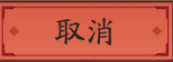
#> input picture tasks/HeroTest/as/as_bcmj_reset_close.png, 173 x 62 px
$ python -i runtime.py   (imports and definitions only)
#> lines starting #> are read from the running program, lines starting #| are printed output that depends on the picture
# This Python file uses the following encoding: utf-8
from __future__ import annotations

import os
import pickle
import threading
import time
import uuid
from concurrent.futures import ThreadPoolExecutor
from dataclasses import dataclass
from pathlib import Path
from typing import Any, Callable

import cv2
import numpy as np
from numpy import fromfile, uint8

from module.base.utils import is_approx_rectangle
from module.logger import logger


@dataclass(slots=True)
class ImageServerSettings:
    """图像服务运行时配置，统一描述缓存 TTL、容量和 worker 数量。"""

    frame_cache_expire_seconds: float = 3.0
    frame_cache_max_count: int = 24
    template_cache_expire_seconds: int = 3600
    template_cache_max_count: int = 200
    worker_count: int = 0
    cleanup_interval_seconds: float = 60.0

    @classmethod
    def from_dict(cls, data: dict[str, Any] | None) -> "ImageServerSettings":
        """
        从配置字典构造运行时设置对象。

        缺失字段会回退到默认值，便于部署配置按需覆盖少数字段。
        """
        if not data:
            return cls()
        return cls(
            frame_cache_expire_seconds=float(data.get("frame_cache_expire_seconds", 3.0)),
            frame_cache_max_count=int(data.get("frame_cache_max_count", 24)),
            template_cache_expire_seconds=int(data.get("template_cache_expire_seconds", 3600)),
            template_cache_max_count=int(data.get("template_cache_max_count", 200)),
            worker_count=int(data.get("worker_count", 0)),
            cleanup_interval_seconds=float(data.get("cleanup_interval_seconds", 60.0)),
        )


@dataclass(slots=True)
class FrameEntry:
    """单张已注册截图在服务端缓存中的条目。"""

    frame_id: str
    config_name: str
    image: np.ndarray
    created_at: float
    last_access_at: float

    # [4 lines left out: function shape, not called in this run]


@dataclass(slots=True)
class TemplateEntry:
    """模板缓存条目，保存模板图像及其派生匹配数据。"""

    template_key: str
    file_path: str
    fingerprint: str
    image_rgb: np.ndarray
    image_gray: np.ndarray
    loaded_at: float
    last_access_at: float
    sift_kp: Any = None
    sift_des: np.ndarray | None = None

    @property
    def shape(self) -> tuple[int, ...]:
        """返回模板图像的形状，便于调试与预热接口返回。"""
        return tuple(int(v) for v in self.image_rgb.shape)


class ImageTaskScheduler:
    """图像服务内部的轻量任务调度器，负责统一提交批量匹配任务。"""

    def __init__(self, worker_count: int = 0) -> None:
        """
        Args:
            worker_count: 显式指定 worker 数量；为 0 时按 CPU 核数自动推导，且最少为 1。
        """
#> called with worker_count = 0
        self.worker_count = max(1, worker_count or (os.cpu_count() or 1))
        self._executor = ThreadPoolExecutor(
            max_workers=self.worker_count,
            thread_name_prefix="image_worker",
        )
        self._pending_lock = threading.Lock()
        self._pending = 0

    # [16 lines left out: functions submit, stats, not called in this run]

    def shutdown(self) -> None:
        """关闭线程池，并取消尚未开始执行的后台任务。"""
        self._executor.shutdown(wait=False, cancel_futures=True)

    # [4 lines left out: function _on_done, not called in this run]


class ImageRuntime:
    """图像服务运行时主体，统一管理缓存、调度器和各类匹配 RPC。"""

    def __init__(self, settings: dict[str, Any] | ImageServerSettings | None = None) -> None:
        """
        Args:
            settings: 允许传入字典或 `ImageServerSettings`；为空时使用默认缓存与调度配置。
        """
        if isinstance(settings, ImageServerSettings):
            self.settings = settings
        else:
            self.settings = ImageServerSettings.from_dict(settings)

        self._lock = threading.RLock()
        # 短生命周期截图缓存：按 frame_id 复用同一张截图的多次匹配请求。
        self._frames: dict[str, FrameEntry] = {}
        # 每个脚本配置当前有效的截图帧；新截图注册时会替换同配置旧帧。
        self._config_frames: dict[str, str] = {}
        # 长生命周期模板缓存：按文件指纹复用模板图与派生数据。
        self._templates: dict[str, TemplateEntry] = {}
        self._scheduler = ImageTaskScheduler(self.settings.worker_count)
        self._sift = None
        # 运行时诊断统计，仅用于调试缓存命中、失效和淘汰情况。
        self._cache_stats = {
            "frame_hits": 0,
            "frame_misses": 0,
            "frame_evictions": 0,
            "frame_replacements": 0,
            "template_hits": 0,
            "template_misses": 0,
            "template_evictions": 0,
            "template_expired": 0,
        }
        self._stop_event = threading.Event()
        self._cleanup_thread = threading.Thread(
            target=self._cleanup_loop,
            name="image_cache_cleanup",
            daemon=True,
        )
        self._cleanup_thread.start()
        logger.info(
            "Image runtime initialized "
            f"(frame_ttl={self.settings.frame_cache_expire_seconds}s, "
            f"frame_max={self.settings.frame_cache_max_count}, "
            f"template_ttl={self.settings.template_cache_expire_seconds}s, "
            f"template_max={self.settings.template_cache_max_count}, "
            f"workers={self._scheduler.worker_count})"
        )
#> (this line was passed over: module is not available in this run)

    def ping(self) -> bool:
        """供 RPC 客户端做健康检查的轻量探针。"""
        return True

    # [67 lines left out: functions get_server_info, register_frame, get_frame_info, not called in this run]

    def prepare_template(self, template_path: str, include_sift: bool = False) -> dict[str, Any]:
        """
        预加载模板缓存，并按需准备 SIFT 特征。

        Args:
            template_path: 模板文件绝对路径。
            include_sift: 为真时立即计算 SIFT keypoints/descriptor，减少首次匹配开销。
        """
        entry = self._get_template_entry(template_path)
        sift_ready = False
        descriptor_shape = None
        if include_sift:
            entry = self._ensure_template_sift(entry)
            sift_ready = True
            if entry.sift_des is not None:
                descriptor_shape = list(entry.sift_des.shape)
        return {
            "template_key": entry.template_key,
            "file_path": entry.file_path,
            "fingerprint": entry.fingerprint,
            "shape": list(entry.shape),
            "sift_ready": sift_ready,
            "descriptor_shape": descriptor_shape,
        }

    # [189 lines left out: functions match_rule, match_rule_with_brightness_window, match_many, match_all, match_all_any, match_all_any_many and 2 more, not called in this run]

    def _cleanup_loop(self) -> None:
        """按固定间隔后台清理过期截图帧和模板缓存。"""
        while not self._stop_event.wait(self.settings.cleanup_interval_seconds):
            now = time.time()
            with self._lock:
                self._cleanup_frames(now, reason="timer")
                self._cleanup_templates(now, reason="timer")

    # [33 lines left out: functions _normalize_config_name, _delete_frame, _get_frame_entry, not called in this run]

    def _get_template_entry(self, template_path: str) -> TemplateEntry:
        """
        按模板路径和文件指纹获取模板缓存条目。

        若缓存未命中，会重新加载模板图像并生成新的缓存键，确保模板文件更新后不会复用旧内容。
        """
        normalized_path = str(Path(template_path).resolve())
        fingerprint = self._build_template_fingerprint(normalized_path)
        template_key = f"{normalized_path}|{fingerprint}"
        now = time.time()

        with self._lock:
            self._cleanup_templates(now, reason="lookup")
            entry = self._templates.get(template_key)
            if entry is not None:
                entry.last_access_at = now
                self._cache_stats["template_hits"] += 1
                return entry

        self._cache_stats["template_misses"] += 1
        image_rgb = self._load_template_image(normalized_path)
        image_gray = self._to_gray(image_rgb)
        entry = TemplateEntry(
            template_key=template_key,
            file_path=normalized_path,
            fingerprint=fingerprint,
            image_rgb=image_rgb,
            image_gray=image_gray,
            loaded_at=now,
            last_access_at=now,
        )

        with self._lock:
            self._templates[template_key] = entry
            self._cleanup_templates(now, reason="register")
        logger.debug(f"Load template {normalized_path} fingerprint={fingerprint}")
        return entry

    # [400 lines left out: functions decode_image_bytes, _resolve_image, _normalize_rule, _match_rule_payload, _match_all_any_payload, _match_rule and 11 more, not called in this run]

    def _cleanup_templates(self, now: float, reason: str) -> None:
        """
        清理过期或超量的模板缓存。

        模板缓存除了淘汰计数外，还会单独记录“因超时过期而失效”的统计。
        """
#> called with now = 1.8e+09, reason = 'lookup'
        expire_before = now - self.settings.template_cache_expire_seconds
        expired = [
            template_key
            for template_key, entry in self._templates.items()
            if entry.last_access_at < expire_before
        ]
        for template_key in expired:
            self._templates.pop(template_key, None)
            self._cache_stats["template_expired"] += 1
            self._cache_stats["template_evictions"] += 1
        if expired:
            logger.debug(f"Evict {len(expired)} expired templates ({reason})")

        overflow = len(self._templates) - self.settings.template_cache_max_count
        if overflow > 0:
            sorted_entries = sorted(
                self._templates.values(),
                key=lambda item: item.last_access_at,
            )
            for entry in sorted_entries[:overflow]:
                self._templates.pop(entry.template_key, None)
                self._cache_stats["template_evictions"] += 1
            logger.debug(f"Evict {overflow} overflow templates ({reason})")

    # [14 lines left out: function _ensure_template_sift, not called in this run]

    @staticmethod
    def _build_template_fingerprint(template_path: str) -> str:
        """基于修改时间和文件大小生成模板指纹，用于缓存失效判断。"""
        stat = os.stat(template_path)
        return f"{int(stat.st_mtime_ns)}:{int(stat.st_size)}"

    @staticmethod
    def _to_gray(image_rgb: np.ndarray) -> np.ndarray:
        """将模板图转换为灰度图，便于后续需要灰度特征的匹配流程复用。"""
        if image_rgb.ndim == 2:
            return image_rgb
        return cv2.cvtColor(image_rgb, cv2.COLOR_RGB2GRAY)

    @staticmethod
    def _load_template_image(template_path: str) -> np.ndarray:
        """
        从磁盘读取模板文件，并统一转换为 RGB 排列。

        该方法同时兼容灰度图和彩色图，读取失败时直接抛出 `FileNotFoundError`。
        """
        image = cv2.imdecode(fromfile(template_path, dtype=uint8), -1)
#> image is the input picture: shape (62, 173, 3); mean B, G, R 69.4, 89.5, 198.3
        if image is None:
            raise FileNotFoundError(f"Template not found or unreadable: {template_path}")
        if image.ndim == 2:
            return cv2.cvtColor(image, cv2.COLOR_GRAY2RGB)
        return cv2.cvtColor(image, cv2.COLOR_BGR2RGB)

>>> result = ImageRuntime().prepare_template('../../tasks/HeroTest/as/as_bcmj_reset_close.png')
#> in _to_gray, `return cv2.cvtColor(image_rgb, cv2.COLOR_RGB2GRAY)`:
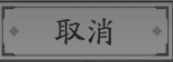
#> returned value: shape (62, 173); min 36, max 142, mean 119.7
#> result = 6 items
